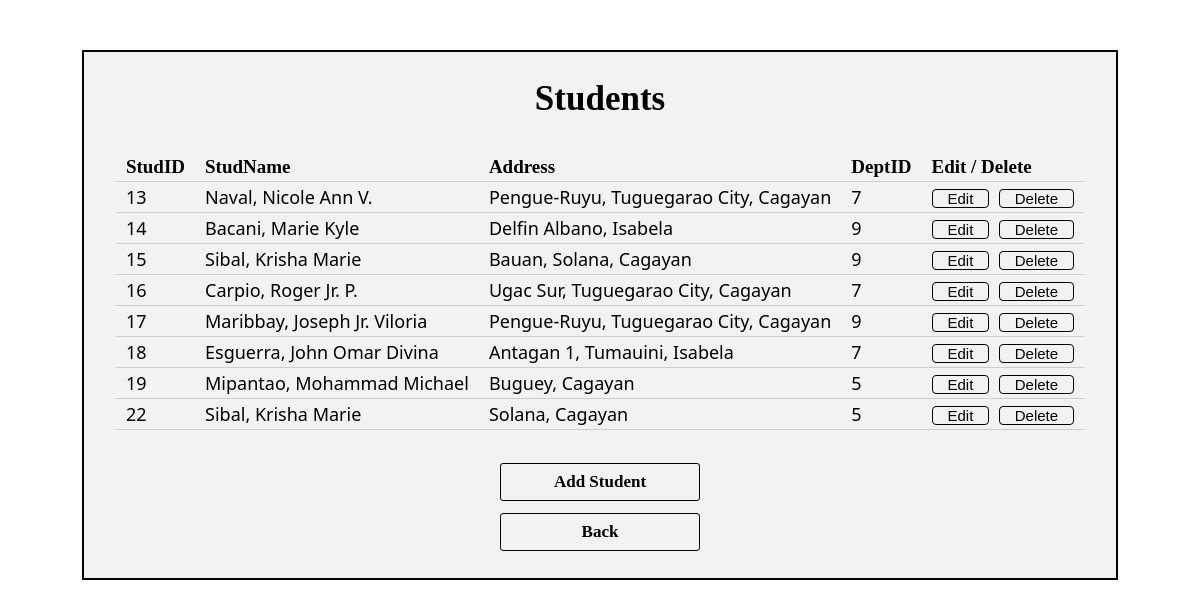
/student.php, run on the app's committed database.
### tables this page shows
CREATE TABLE `student` (
  `StudID` int(11) NOT NULL,
  `StudName` varchar(50) NOT NULL,
  `Address` varchar(50) NOT NULL,
  `DeptID` int(11) NOT NULL
);

### student.php (the view, shortened to what this page needs)
<!DOCTYPE html>
<html>
<head>
	<link rel="stylesheet" type="text/css" href="style.css">
</head>
<body>
	<div align="center">
		<table align="center" cellpadding="5px" cellspacing="2px" class="table1">
		<form action="insert.php" method="post">
			<tr>
				<td colspan="5"><b><center>Students</center></b>
				</td>
			</tr>
			<tr>
				<td colspan="5">
					<?php
						include('connect.php');
						$query="SELECT * FROM student GROUP BY StudID asc";
						echo "<div class=record><table class=record1 cellspacing=0 cellpadding=5>";
						$result = mysqli_query($dbcon, $query);
		                echo "<tr>";
		                echo "<td class=rec><b class=head>StudID</b></td>";
		                echo "<td class=rec><b class=head>StudName</b></td>";
		                echo "<td class=rec><b class=head>Address</b></td>";
		                echo "<td class=rec><b class=head>DeptID</b></td>";
		                echo "<td class=rec><b class=head>Edit / Delete</b></td>";
		                echo "</tr>";
		                while ($row = mysqli_fetch_array($result)) {
		                  echo "<tr>";
		                  echo "<td class=rec>".$row['StudID']."</td>";
		                  echo "<td class=rec>".$row['StudName']."</td>";
		                  echo "<td class=rec>".$row['Address']."</td>";
		                  echo "<td class=rec>".$row['DeptID']."</td>";
		                  echo "<td class=rec><a href=edit.php?id=".$row['StudID']."&tb=Student><div class='edit'>Edit</div></a>&nbsp;&nbsp;<a href=delete.php?id=".$row['StudID']."&tb=Student><div class='edit'>Delete</div></a></td>";
		                  echo "</tr>";
		                }
		               echo "</table></div>";
					?>
				</td>
			</tr>
			</form>
			<tr>
				<td class="field" colspan="5"><center><a href="insert.php?tb=Student"><input type="submit" class="button" value="Add Student"></a></center></td>
			</tr>
			<tr>
				<td class="field" colspan="5"><center><a href="home.php"><input type="submit" class="button1" value="Back"></a></center></td>
			</tr>
		</table>
	</div>
</body>
</html>

### style.css (style rules this page uses)
table { border-top: solid #000 2px; border-bottom: solid #000 2px; border-left: solid #000 2px; border-right: solid #000 2px; padding-top:20px; padding-bottom:20px; padding-left: 10px; padding-right: 10px; background-color: #f2f2f2; margin-top: 50px; }
.table1 { border-top: solid #000 2px; border-bottom: solid #000 2px; border-left: solid #000 2px; border-right: solid #000 2px; padding-top:20px; padding-bottom:20px; padding-left: 10px; background-color: #f2f2f2; margin-top: 50px; }
body { font-family: Segoe UI Light, Segoe UI; color: #000; }
td.field { text-align: right; font-weight: bold; font-size: 19px; }
b { font-size: 35px; font-family: Segoe UI Light; }
b.head { font-size: 19px; font-family: Segoe UI Light; }
.button { margin-top: 20px; border: solid #000 1px; border-radius: 3px; width: 200px; height: 38px; background-color: #f2f2f2; font-family: Segoe UI Light; font-size: 17px; font-weight: bold; -webkit-transition: all 0.4s ease; transition: all 0.4s ease; }
.button1 { border: solid #000 1px; border-radius: 3px; width: 200px; height: 38px; background-color: #f2f2f2; font-family: Segoe UI Light; font-size: 17px; font-weight: bold; -webkit-transition: all 0.4s ease; transition: all 0.4s ease; }
td { padding-right: 10px; font-size: 18px; padding-left: 10px; }
div.edit { display: inline; width: 40px; height: 23px; border:1px solid #000; padding-left: 15px; padding-right: 15px; text-align: center; font-size:15px; background-color: #f2f2f2; color: #000; cursor: pointer; font-family:Segoe UI Light,sans-serif; -webkit-transition: all 0.4s ease; transition: all 0.4s ease; border-radius: 4px; }
.record { width: 100%; height : 300px; overflow: auto; }
.record1 { margin-top: -0px; border: 0px; }
.rec { padding-top: 3px; padding-bottom: 3px; border-bottom: 1px solid #CCC; }
a { text-decoration: none; }

### data on the page
student: StudID "13", StudName "Naval, Nicole Ann V.", Address "Pengue-Ruyu, Tuguegarao City, Cagayan", DeptID "7"
student: StudID "14", StudName "Bacani, Marie Kyle", Address "Delfin Albano, Isabela", DeptID "9"
student: StudID "15", StudName "Sibal, Krisha Marie", Address "Bauan, Solana, Cagayan", DeptID "9"
student: StudID "16", StudName "Carpio, Roger Jr. P.", Address "Ugac Sur, Tuguegarao City, Cagayan", DeptID "7"
student: StudID "17", StudName "Maribbay, Joseph Jr. Viloria", Address "Pengue-Ruyu, Tuguegarao City, Cagayan", DeptID "9"
student: StudID "18", StudName "Esguerra, John Omar Divina", Address "Antagan 1, Tumauini, Isabela", DeptID "7"
student: StudID "19", StudName "Mipantao, Mohammad Michael", Address "Buguey, Cagayan", DeptID "5"
student: StudID "22", StudName "Sibal, Krisha Marie", Address "Solana, Cagayan", DeptID "5"
